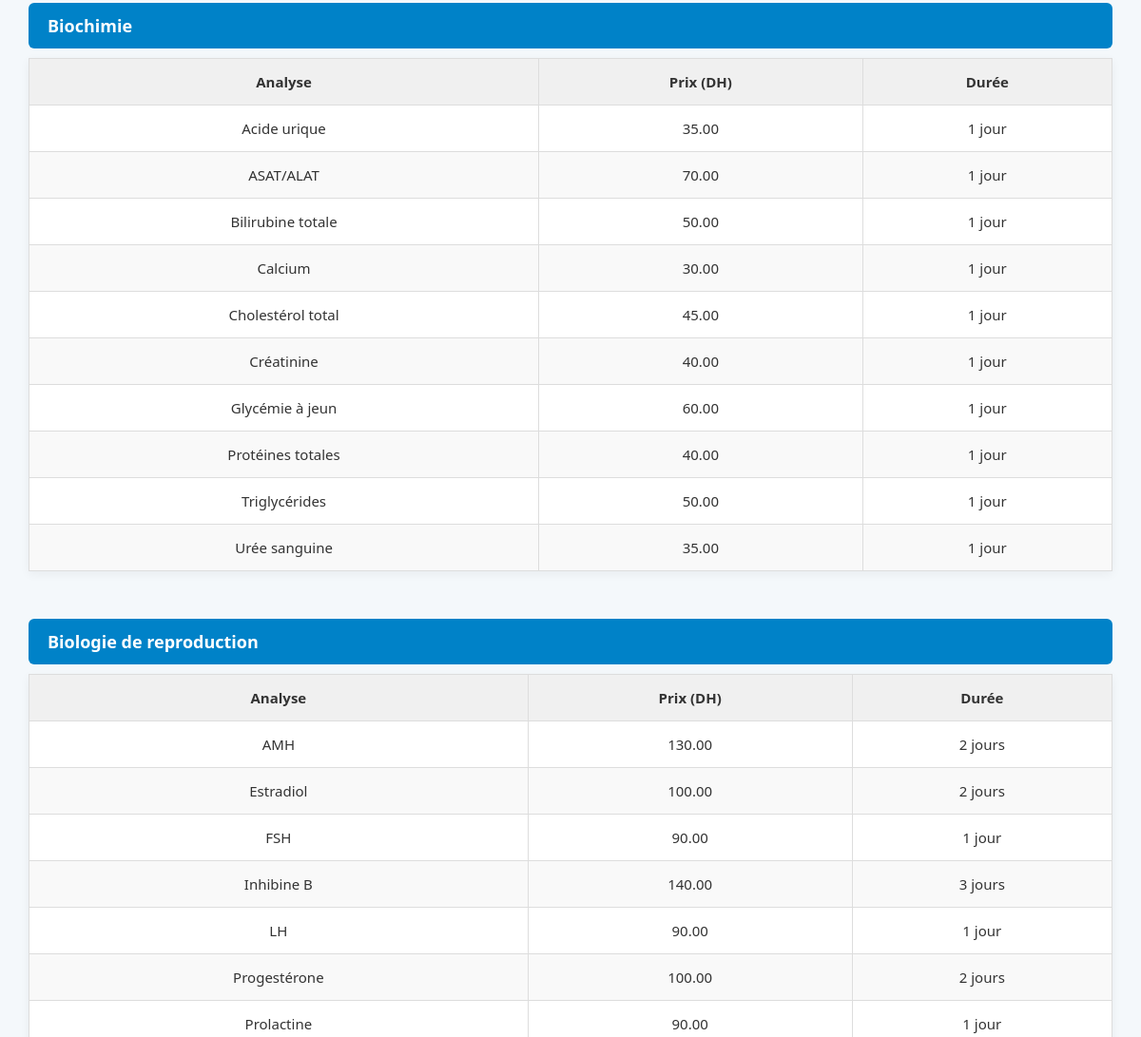
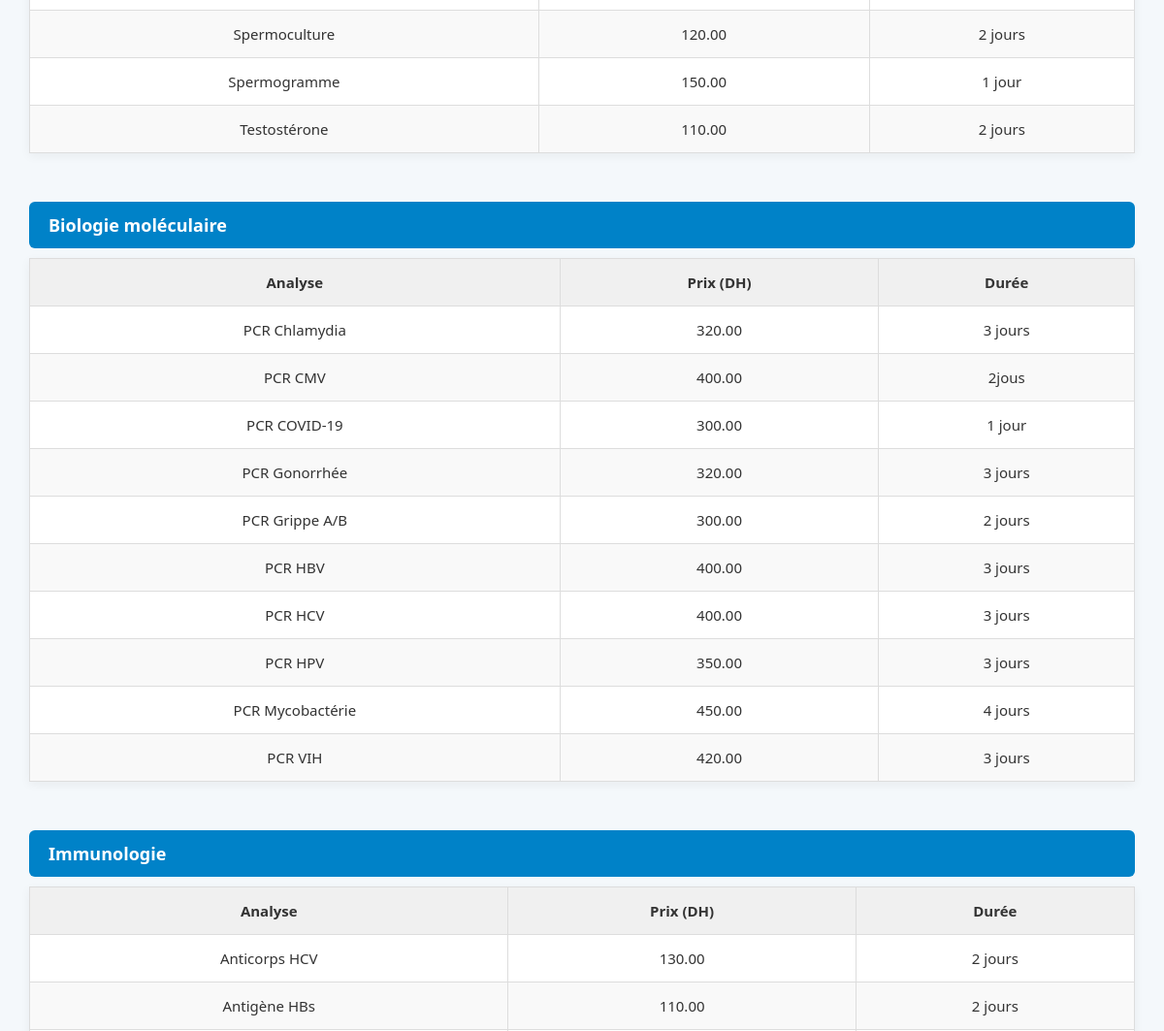
/utilisateur/tarifs.php (middle part), run on an earlier commit of the app's database (2 pictures, top to bottom).
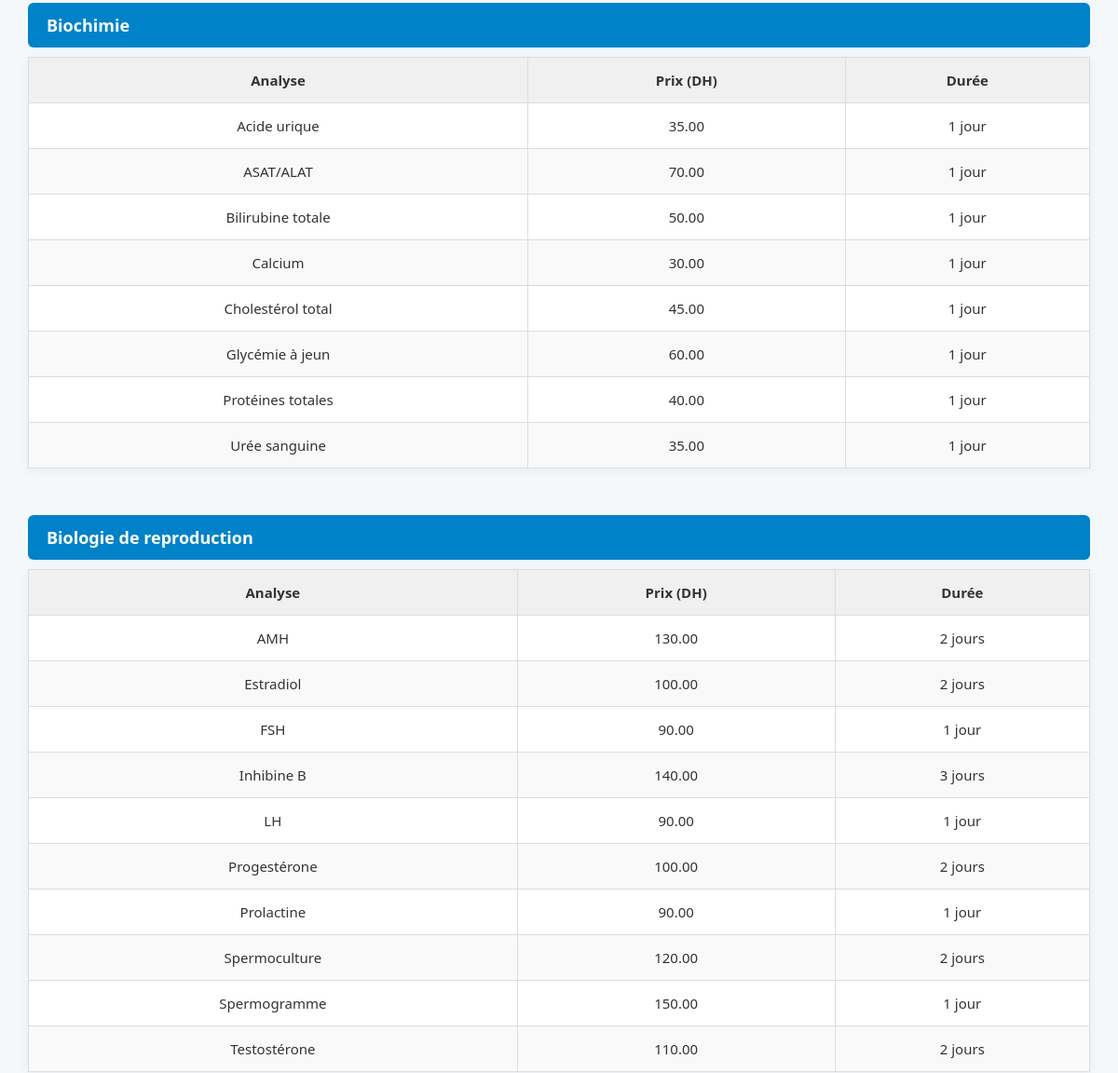
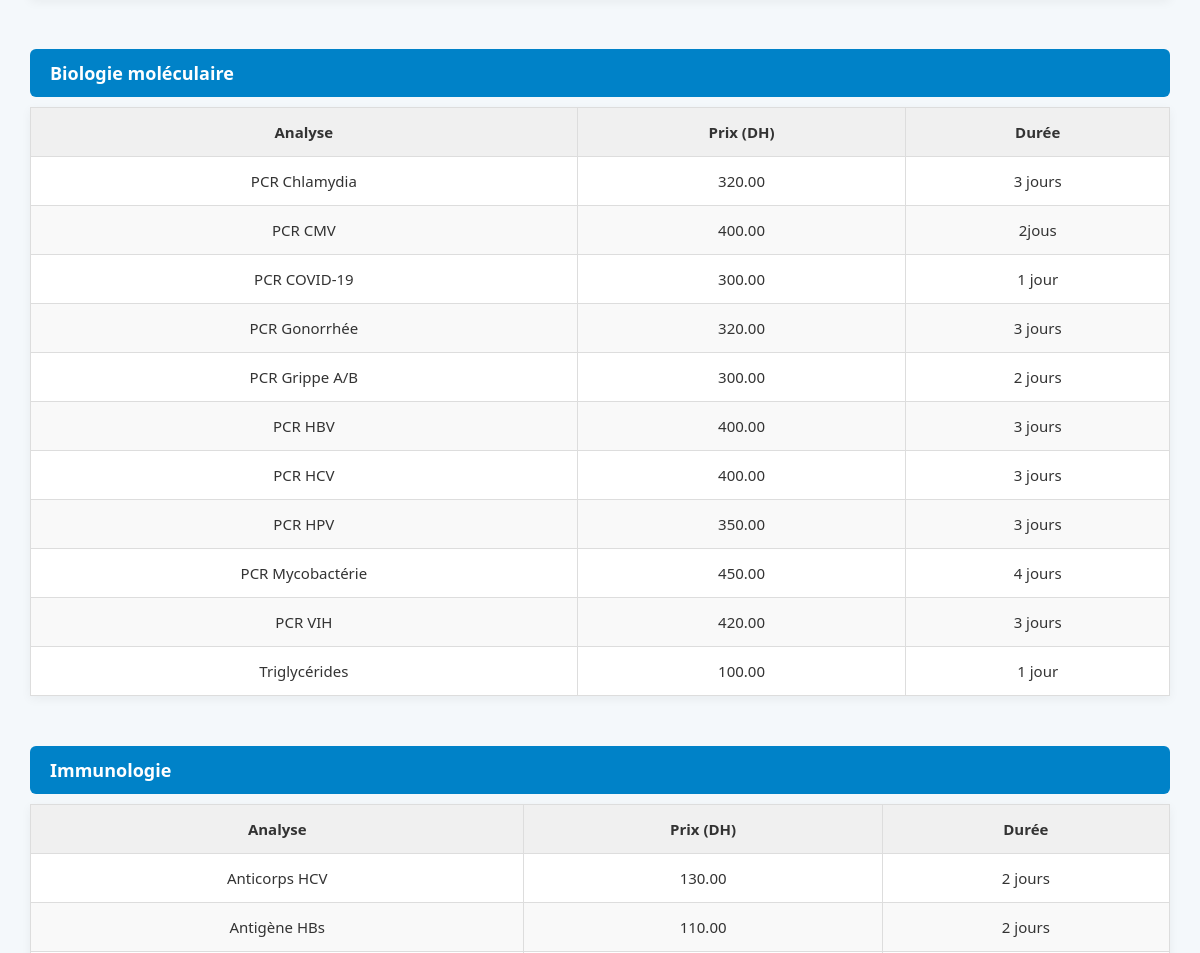
And on a later commit of the database (2 pictures, top to bottom).
### tables this page shows
CREATE TABLE `services` (
  `id_service` int(10) UNSIGNED NOT NULL,
  `nom_analyse` varchar(255) NOT NULL,
  `prix_analyse` decimal(8,2) NOT NULL,
  `dure_analyse` varchar(255) NOT NULL,
  `id_categorie` int(10) UNSIGNED NOT NULL
);

CREATE TABLE `categorie` (
  `id_categorie` int(10) UNSIGNED NOT NULL,
  `nom_categorie` varchar(255) NOT NULL
);

### utilisateur/tarifs.php (the view, shortened to what this page needs)
<?php
$pdo = new PDO("mysql:host=localhost;dbname=labonew;charset=utf8", "root", "");
$sql = "SELECT s.*, c.nom_categorie
        FROM services s
        JOIN categorie c ON s.id_categorie = c.id_categorie
        ORDER BY c.nom_categorie, s.nom_analyse";
$stmt = $pdo->prepare($sql);
$stmt->execute();
$analyses = $stmt->fetchAll(PDO::FETCH_ASSOC);
?>
<!DOCTYPE html>
<html lang="fr">
<head>
</head>
<body>
<div class="container">
  <div class="table-container" id="tableContainer">
    <?php
      $currentCategorie = '';
      $tableOpened = false;
      foreach ($analyses as $analyse):
        if ($analyse['nom_categorie'] !== $currentCategorie):
          if ($tableOpened) {
            echo "</tbody></table>";
          }
          $currentCategorie = $analyse['nom_categorie'];
          echo "<div class='category-header'>" . htmlspecialchars($currentCategorie) . "</div>";
          echo "<table class='analyse-table'>
                  <thead>
                    <tr>
                      <th>Analyse</th>
                      <th>Prix (DH)</th>
                      <th>Durée</th>
                    </tr>
                  </thead>
                  <tbody>";
          $tableOpened = true;
        endif;
    ?>
        <tr>
          <td><?= htmlspecialchars($analyse['nom_analyse']) ?></td>
          <td><?= htmlspecialchars($analyse['prix_analyse']) ?></td>
          <td><?= htmlspecialchars($analyse['dure_analyse']) ?></td>
        </tr>
    <?php endforeach;
      if ($tableOpened) {
        echo "</tbody></table>";
      }
    ?>
  </div>
</div>
</body>
</html>

What changed in the data, as far as the page shows it:
removed services: nom_analyse "Créatinine", prix_analyse "40.00", dure_analyse "1 jour"
changed services "Triglycérides": prix_analyse "50.00" → "100.00"; moves down the list
